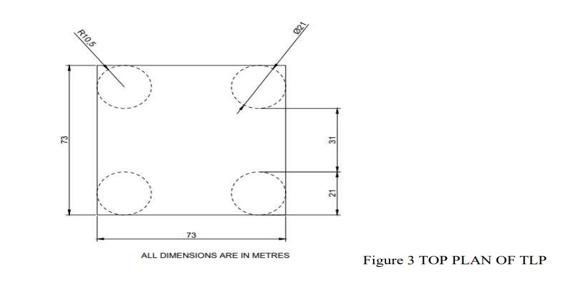
#> input picture img1.jpg, 580 x 300 px, found by its file name
$ python convert.py
#> lines starting #> are read from the running program, lines starting #| are printed output that depends on the picture
from PIL import Image

# Open the images
image1 = Image.open("img1.jpg")
#> image1 is the input picture: PIL image 580x300 RGB; mean R, G, B 251.5, 251.5, 251.5
image2 = Image.open("img2.jpg")
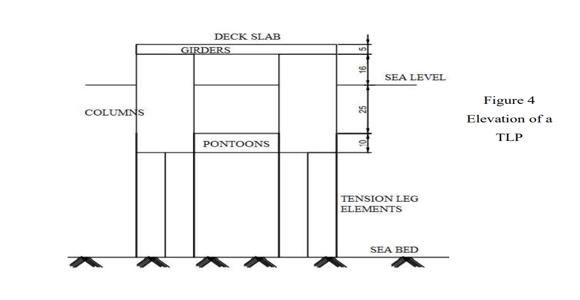
#> input picture img2.jpg, 580 x 300 px, found by its file name
#> image2 is the input picture: PIL image 580x300 RGB; mean R, G, B 247, 247, 247
image3 = Image.open("img3.jpg")
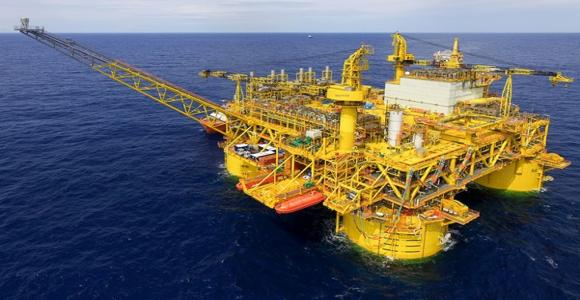
#> input picture img3.jpg, 580 x 300 px, found by its file name
#> image3 is the input picture: PIL image 580x300 RGB; mean R, G, B 96, 96.7, 99.1

# Resize the images
size = (580, 300)  # Specify the desired size
image1 = image1.resize(size)
image2 = image2.resize(size)
image3 = image3.resize(size)

# Save the resized images
image1.save("resized_image1.jpg")
image2.save("resized_image2.jpg")
image3.save("resized_image3.jpg")
